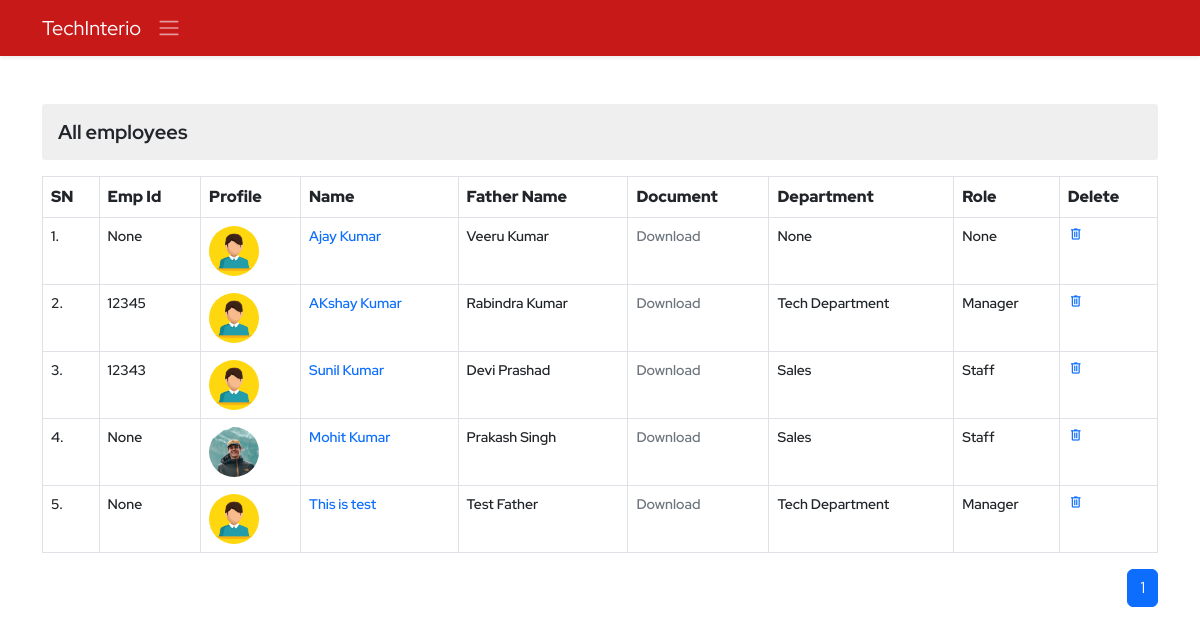
The page /ems/employee-view/ (signed in) on the database its author committed.
### ems/models.py (models this page shows, shortened)
class Employee(models.Model):
    empid=models.AutoField(primary_key=True)
    employeeid=models.IntegerField(unique=True, null=True, blank=True)
    user=models.OneToOneField(User,on_delete=models.CASCADE)
    name=models.CharField(max_length=50)
    father_name=models.CharField(max_length=50)
    mother_name=models.CharField(max_length=50,null=True,blank=True)
    avtar=models.ImageField(upload_to='employee_profile_images', blank=True , default='profile.jpg')
    document=models.OneToOneField(Document, on_delete=models.CASCADE, blank=True,null=True)
    dob=models.DateField()
    email=models.EmailField(max_length=100)
    mobile_no=models.IntegerField()
    emergency_mobile_no=models.IntegerField(null=True,blank=True)
    address=models.OneToOneField(Address, on_delete=models.CASCADE,blank=True, null=True,)
    designation=models.CharField(max_length=70,null=True, blank=True)
    role=models.ForeignKey(Role, on_delete=models.SET_NULL,blank=True, null=True,)
    department=models.ForeignKey(Department, on_delete=models.SET_NULL,blank=True, null=True,)
    joining_date=models.DateField(null=True, blank=True)
    status=models.CharField(max_length=15)
    @property
    def imageURL(self):
        try:
            url=self.avtar.url
        except:
            url=''
        return url

class Department(models.Model):
    name=models.CharField(max_length=70, unique=True)
    description=models.TextField(max_length=200)
    created_at = models.DateTimeField(auto_now_add=True,blank=True,null=True)
    updated_at = models.DateTimeField(auto_now=True,blank=True,null=True)
    def __str__(self):
        return self.name

class Role(models.Model):
    name=models.CharField(max_length=70, unique=True)
    description=models.TextField(max_length=200)
    created_at = models.DateTimeField(auto_now_add=True,blank=True,null=True)
    updated_at = models.DateTimeField(auto_now=True,blank=True,null=True)
    def __str__(self):
        return self.name

### ems/views.py (the view)
# urls.py: path('employee-view/',viewEmployee,name='employee-view'),
@login_required()
def viewEmployee(request):
    context = {}
    try:
        if not request.user.is_superuser:
            profile_obj=Employee.objects.get(user=request.user)
            context['profile']=profile_obj
        employees = Employee.objects.all().order_by('-empid')
        paginator=Paginator(employees,10)
        page_no=request.GET.get('page')
        total_pages=paginator.page_range
        employeepages=paginator.get_page(page_no)
        context['pages']=total_pages
        context['employees'] = employeepages
    except Exception as e:
        print('View Employee Exception : ', e)
    return render(request, 'ems/view_employee.html', context)

### ems/templates/ems/view_employee.html (shortened to what this page needs)
{% extends './base.html' %}
{% block body %}
<div class="container py-4">
    <div class="row d-flex align-items-center justify-content-center">
        <div class="col-12 overflow-auto">
            <h3 class="my-3 derpartment-title">All employees</h3>
            <table class="table table-bordered department-table">
                <tr>
                    <th>SN</th>
                    <th>Emp Id</th>
                    <th>Profile</th>
                    <th>Name</th>
                    <th>Father Name</th>
                    <th>Document</th>
                    <th>Department</th>
                    <th>Role</th>
                    <th>Delete</th>
                </tr>
                {% for employee in employees %}
                <tr>
                    <td>{{forloop.counter}}.</td>
                    <td>{{employee.employeeid}}</td>
                    <td>
                        <img src="{{employee.imageURL}}" alt="" class="profile-pic">
                    </td>
                    <td><a class="" href="{% url 'ems:employee-detail' employee.empid %}">{{employee.name}}</a></td>
                    <td>{{employee.father_name}}</td>
                    {% if employee.document %}
                    <td><a href="{{employee.document.url}}" download="{{employee.document.url}}">Download</a></td>
                    {% else %}
                    <td><a class="text-muted disabled">Download</a></td>
                    {% endif %}
                    <td>{{employee.department}}</td>
                    <td>{{employee.role}}</td>
                    <td><a href="{% url 'ems:employee-delete' employee.empid %}" class="delete"><span class="material-symbols-outlined">
                        delete</span></a></td>
                </tr>
                {% endfor %}
            </table>
            <nav aria-label="Page navigation example">
                <ul class="pagination justify-content-end">
                    {% if pages %}
                    {% for p in pages %}
                    {% if p == employees.number %}
                    <li class="page-item active" aria-current="page"><a class="page-link "
                            href="?page={{p}}">{{p}}</a></li>
                    {% else %}
                    <li class="page-item "><a class="page-link" href="?page={{p}}">{{p}}</a></li>
                    {% endif %}
                    {% endfor %}
                    {% endif %}
                </ul>
            </nav>
        </div>
    </div>
</div>
{% endblock body %}

### static/css/style.css (style rules this page uses)
* { margin: 0; padding: 0; box-sizing: border-box; }
:root { --body-font: 'Red Hat Display', sans-serif; --second-font: 'Kaushan Script', cursive; --biggest-font-size: 2rem; --bigger-font-size: 1.5rem; --big-font-size: 1.25rem; --h1-font-size: 1.5rem; --h2-font-size: 1.25rem; --h3-font-size: 1rem; --normal-font-size: .938rem; --small-font-size: .813rem; --smaller-font-size: .75rem; --font-bold: 700; --font-black: 900; }
@media screen and (min-width: 1024px) { :root { --biggest-font-size: 6rem; --bigger-font-size: 3.5rem; --big-font-size: 2.75rem; --h1-font-size: 2.25rem; --h2-font-size: 1.5rem; --h3-font-size: 1.25rem; --normal-font-size: 1rem; --small-font-size: .875rem; --smaller-font-size: .813rem; --bs-modal-width:700px; } }
* { box-sizing: border-box; padding: 0; margin: 0; }
html { scroll-behavior: smooth; }
body, button, label, select, input { font-family: var(--body-font); font-size: var(--normal-font-size); }
h1, h2, h3 { font-weight: var(--font-bold); }
a { text-decoration: none; }
img { max-width: 100%; height: auto; }
.delete span { font-size: 16px !important; }
.derpartment-title { font-size: var(--h3-font-size); background-color: #dadada70; padding: 1rem; border-radius: 3px; }
.department-table tr th { font-size: var(--normal-font); font-weight: var(--font-black); }
.department-table tr td { font-size: var(--small-font-size); font-weight:600; }
.department-table tr td .delete span { font-size: 16px !important; }
.profile-pic { height: 50px; width: 50px; object-fit: cover; object-position: center; border-radius: 50%; }

### rows shown on the page
Employee: employeeid "None", imageURL (placeholder picture), name "Ajay Kumar", father_name "Veeru Kumar", shows "Download", department "None", role "None"
Employee: employeeid "12345", imageURL (placeholder picture), name "AKshay Kumar", father_name "Rabindra Kumar", shows "Download", department "Tech Department", role "Manager"
Employee: employeeid "12343", imageURL (picture), name "Sunil Kumar", father_name "Devi Prashad", shows "Download", department "Sales", role "Staff"
Employee: employeeid "None", imageURL (picture), name "Mohit Kumar", father_name "Prakash Singh", shows "Download", department "Sales", role "Staff"
Employee: employeeid "None", imageURL (placeholder picture), name "This is test", father_name "Test Father", shows "Download", department "Tech Department", role "Manager"

### other values the page prints
{{ p }} "1"
